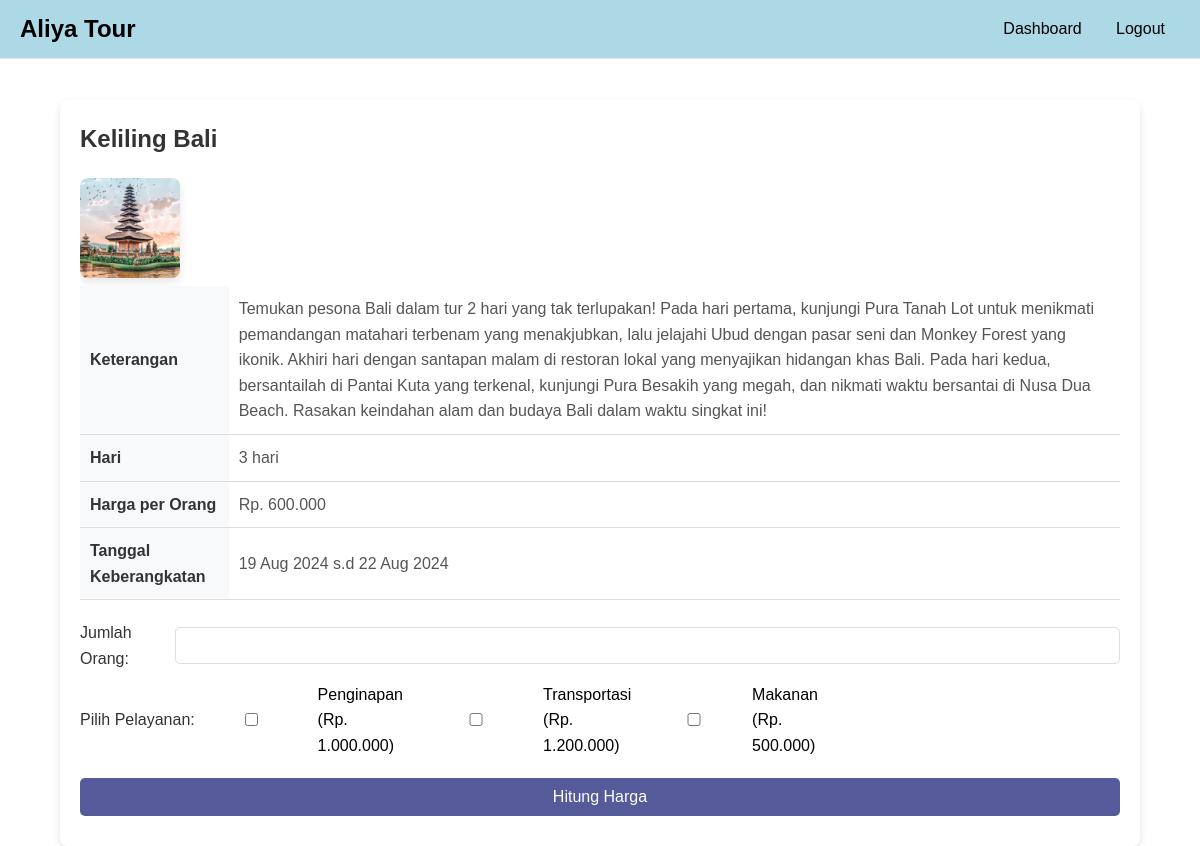
/pengguna/detail.php?id=17, run on the app's committed database.
### tables this page shows
CREATE TABLE `paket_wisata` (
  `id` int(11) NOT NULL,
  `judul` varchar(255) NOT NULL,
  `hari` int(11) NOT NULL,
  `harga` decimal(10,2) NOT NULL,
  `keterangan` text NOT NULL,
  `created_at` timestamp NOT NULL DEFAULT current_timestamp(),
  `gambar` varchar(255) DEFAULT NULL,
  `tanggal_mulai` date DEFAULT NULL,
  `tanggal_akhir` date DEFAULT NULL
);

### pengguna/detail.php (the view, shortened to what this page needs)
<?php
include '../config.php';
$conn = new mysqli($servername, $username, $password, $dbname);
if (isset($_GET['id'])) {
    $id = intval($_GET['id']);
    $sql = "SELECT * FROM paket_wisata WHERE id = ?";
    $stmt = $conn->prepare($sql);
    $stmt->bind_param("i", $id);
    $stmt->execute();
    $result = $stmt->get_result();
    if ($result->num_rows > 0) {
        $row = $result->fetch_assoc();
        $tanggal_mulai = new DateTime($row['tanggal_mulai']);
        $tanggal_akhir = new DateTime($row['tanggal_akhir']);
        $tanggal_mulai_formatted = $tanggal_mulai->format('j M Y');
        $tanggal_akhir_formatted = $tanggal_akhir->format('j M Y');
    } else {
        die("Data tidak ditemukan.");
    }
} else {
    die("ID tidak diberikan.");
}
?>
<!DOCTYPE html>
<html lang="en">
<head>
    <link rel="stylesheet" href="../css/detail.css">
</head>
<body>
    <?php include '../nav/header1.php'; ?>
    <div class="container">
        <div class="details">
            <h1><?php echo htmlspecialchars($row['judul']); ?></h1>
            <div class="image" style="width: 100%; max-width: 800px; overflow: hidden;">
    <img src="../uploads/<?php echo htmlspecialchars($row['gambar']); ?>" alt="<?php echo htmlspecialchars($row['judul']); ?>" style="width: 100%; height: auto;">
</div>
            <table>
                <tr>
                    <th>Keterangan</th>
                    <td><?php echo htmlspecialchars($row['keterangan']); ?></td>
                </tr>
                <tr>
                    <th>Hari</th>
                    <td><?php echo htmlspecialchars($row['hari']); ?> hari</td>
                </tr>
                <tr>
                    <th>Harga per Orang</th>
                    <td>Rp. <?php echo number_format($row['harga'], 0, ',', '.'); ?></td>
                </tr>
                <tr>
                    <th>Tanggal Keberangkatan</th>
                    <td><?php echo "$tanggal_mulai_formatted s.d $tanggal_akhir_formatted"; ?></td>
                </tr>
            </table>
            <form method="post" action="<?php echo htmlspecialchars($_SERVER["PHP_SELF"]) . "?id=" . $id; ?>">
                <div class="form-group">
                    <label for="jumlah_orang">Jumlah Orang:</label>
                    <input type="number" name="jumlah_orang" id="jumlah_orang" min="1" required>
                </div>
                <div class="form-group">
                    <label>Pilih Pelayanan:</label><br>
                    <div class="checkbox-label">
                        <input type="checkbox" name="pelayanan[]" value="penginapan"> Penginapan (Rp. 1.000.000)
                    </div>
                    <div class="checkbox-label">
                        <input type="checkbox" name="pelayanan[]" value="transportasi"> Transportasi (Rp. 1.200.000)
                    </div>
                    <div class="checkbox-label">
                        <input type="checkbox" name="pelayanan[]" value="makanan"> Makanan (Rp. 500.000)
                    </div>
                </div>
                <div class="form-group">
                    <input type="submit" value="Hitung Harga">
                </div>
            </form>
        </div>
    </div>
</body>
</html>

### css/detail.css (style rules this page uses)
.container { max-width: 1200px; margin: auto; padding: 20px; }
.image { width: auto; border-radius: 8px; overflow: hidden; max-width: 100%; }
.image img { width: 100%; height: auto; object-fit: cover; border-radius: 8px; box-shadow: 0 4px 8px rgba(0, 0, 0, 0.1); }
.details { background: #fff; border-radius: 8px; box-shadow: 0 4px 8px rgba(0, 0, 0, 0.1); padding: 20px; margin-top: 100px; }
.details h1 { font-size: 24px; font-weight: 700; margin-bottom: 20px; color: #333; }
.details table { width: 100%; margin-bottom: 20px; border-collapse: collapse; }
.details table th, .details table td { padding: 10px; border-bottom: 1px solid #ddd; text-align: left; }
.details table th { background-color: #f8f9fa; color: #333; font-weight: 600; }
.details table td { color: #555; }
.details .form-group { display: flex; align-items: center; margin-bottom: 10px; }
.details .form-group input[type="checkbox"] { margin-right: 10px; }
.details .form-group label { margin: 0; font-weight: 400; color: #333; text-align: left; }
.details .form-group .checkbox-label { display: flex; align-items: center; margin-right: 0px; font-weight: 100; }
.details .form-group input, .details .form-group select, .details .form-group textarea { width: 100%; padding: 10px; border-radius: 5px; border: 1px solid #ddd; box-sizing: border-box; outline: none; transition: border-color 0.3s; }
.details .form-group input[type="submit"] { margin-top: 10px; background-color: #555a9b; color: #fff; border: none; padding: 10px 20px; border-radius: 5px; font-size: 16px; cursor: pointer; }

### css/style.css (style rules this page uses)
body { font-family: Arial, sans-serif; margin: 0; }
.container { width: 90%; max-width: 1200px; margin: 0 auto; padding: 0px; }
* { margin: 0; padding: 0; box-sizing: border-box; }
body { font-family: montserrat, sans-serif; line-height: 1.6; display: flex; flex-direction: column; min-height: 100vh; }
table { width: 100%; border-collapse: collapse; }
th { padding: 10px; text-align: center; }
td { padding: 10px; text-align: center; vertical-align: middle; }
img { max-width: 100px; height: auto; }

### data on the page
paket_wisata: judul "Keliling Bali", gambar (picture), keterangan "Temukan pesona Bali dalam tur 2 hari yang tak terlupakan! Pada hari pertama, kunjungi Pura Tanah Lot untuk menikmati pemandangan matahari terbenam yang menakjubkan, lalu jelajahi Ubud dengan pasar seni dan Monkey Forest yang ikonik. Akhiri hari dengan santapan malam di restoran lokal yang menyajikan hidangan khas Bali. Pada hari kedua, bersantailah di Pantai Kuta yang terkenal, kunjungi Pura Besakih yang megah, dan nikmati waktu bersantai di Nusa Dua Beach. Rasakan keindahan alam dan budaya Bali dalam waktu singkat ini!", hari "3", harga "600.000", tanggal_mulai "19 Aug 2024", tanggal_akhir "22 Aug 2024"
